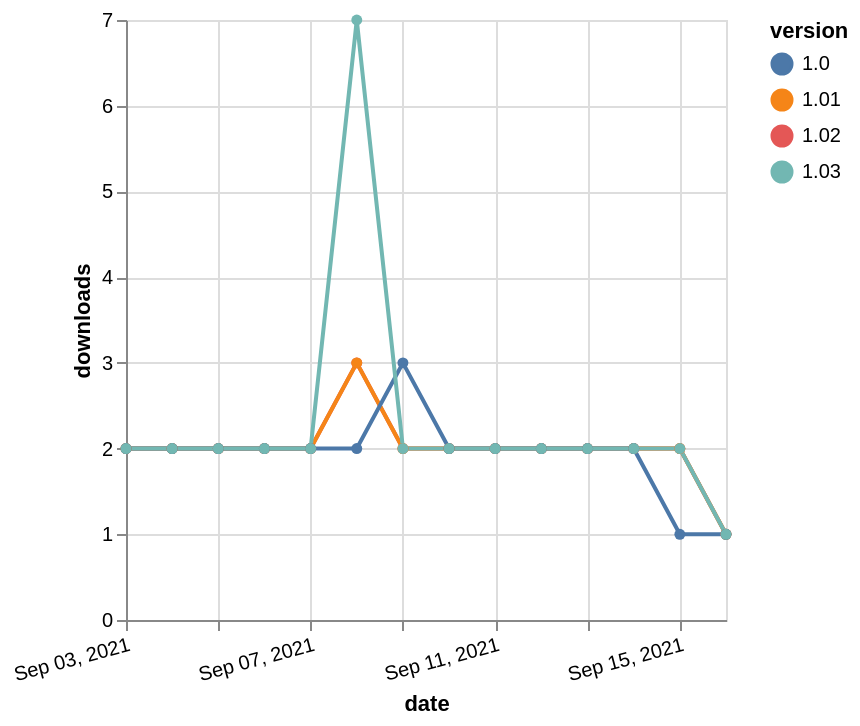

Vega-Lite specification stored for this chart:
### Vega-Lite specification from a JSON file in a GitHub repository (floating-point values rounded to 4 significant figures)
{"$schema": "https://vega.github.io/schema/vega-lite/v5.json", "description": "A simple bar chart with embedded data.", "data": {"values": [{"date": "2021-09-03", "total": 2505, "delta": 2, "version": "1.02"}, {"date": "2021-09-04", "total": 2507, "delta": 2, "version": "1.02"}, {"date": "2021-09-05", "total": 2509, "delta": 2, "version": "1.02"}, {"date": "2021-09-06", "total": 2511, "delta": 2, "version": "1.02"}, {"date": "2021-09-07", "total": 2513, "delta": 2, "version": "1.02"}, {"date": "2021-09-08", "total": 2516, "delta": 3, "version": "1.02"}, {"date": "2021-09-09", "total": 2518, "delta": 2, "version": "1.02"}, {"date": "2021-09-10", "total": 2520, "delta": 2, "version": "1.02"}, {"date": "2021-09-11", "total": 2522, "delta": 2, "version": "1.02"}, {"date": "2021-09-12", "total": 2524, "delta": 2, "version": "1.02"}, {"date": "2021-09-13", "total": 2526, "delta": 2, "version": "1.02"}, {"date": "2021-09-14", "total": 2528, "delta": 2, "version": "1.02"}, {"date": "2021-09-15", "total": 2530, "delta": 2, "version": "1.02"}, {"date": "2021-09-16", "total": 2531, "delta": 1, "version": "1.02"}, {"date": "2021-09-03", "total": 2495, "delta": 2, "version": "1.01"}, {"date": "2021-09-04", "total": 2497, "delta": 2, "version": "1.01"}, {"date": "2021-09-05", "total": 2499, "delta": 2, "version": "1.01"}, {"date": "2021-09-06", "total": 2501, "delta": 2, "version": "1.01"}, {"date": "2021-09-07", "total": 2503, "delta": 2, "version": "1.01"}, {"date": "2021-09-08", "total": 2506, "delta": 3, "version": "1.01"}, {"date": "2021-09-09", "total": 2508, "delta": 2, "version": "1.01"}, {"date": "2021-09-10", "total": 2510, "delta": 2, "version": "1.01"}, {"date": "2021-09-11", "total": 2512, "delta": 2, "version": "1.01"}, {"date": "2021-09-12", "total": 2514, "delta": 2, "version": "1.01"}, {"date": "2021-09-13", "total": 2516, "delta": 2, "version": "1.01"}, {"date": "2021-09-14", "total": 2518, "delta": 2, "version": "1.01"}, {"date": "2021-09-15", "total": 2520, "delta": 2, "version": "1.01"}, {"date": "2021-09-16", "total": 2521, "delta": 1, "version": "1.01"}, {"date": "2021-09-03", "total": 2487, "delta": 2, "version": "1.0"}, {"date": "2021-09-04", "total": 2489, "delta": 2, "version": "1.0"}, {"date": "2021-09-05", "total": 2491, "delta": 2, "version": "1.0"}, {"date": "2021-09-06", "total": 2493, "delta": 2, "version": "1.0"}, {"date": "2021-09-07", "total": 2495, "delta": 2, "version": "1.0"}, {"date": "2021-09-08", "total": 2497, "delta": 2, "version": "1.0"}, {"date": "2021-09-09", "total": 2500, "delta": 3, "version": "1.0"}, {"date": "2021-09-10", "total": 2502, "delta": 2, "version": "1.0"}, {"date": "2021-09-11", "total": 2504, "delta": 2, "version": "1.0"}, {"date": "2021-09-12", "total": 2506, "delta": 2, "version": "1.0"}, {"date": "2021-09-13", "total": 2508, "delta": 2, "version": "1.0"}, {"date": "2021-09-14", "total": 2510, "delta": 2, "version": "1.0"}, {"date": "2021-09-15", "total": 2511, "delta": 1, "version": "1.0"}, {"date": "2021-09-16", "total": 2512, "delta": 1, "version": "1.0"}, {"date": "2021-09-03", "total": 2815, "delta": 2, "version": "1.03"}, {"date": "2021-09-04", "total": 2817, "delta": 2, "version": "1.03"}, {"date": "2021-09-05", "total": 2819, "delta": 2, "version": "1.03"}, {"date": "2021-09-06", "total": 2821, "delta": 2, "version": "1.03"}, {"date": "2021-09-07", "total": 2823, "delta": 2, "version": "1.03"}, {"date": "2021-09-08", "total": 2830, "delta": 7, "version": "1.03"}, {"date": "2021-09-09", "total": 2832, "delta": 2, "version": "1.03"}, {"date": "2021-09-10", "total": 2834, "delta": 2, "version": "1.03"}, {"date": "2021-09-11", "total": 2836, "delta": 2, "version": "1.03"}, {"date": "2021-09-12", "total": 2838, "delta": 2, "version": "1.03"}, {"date": "2021-09-13", "total": 2840, "delta": 2, "version": "1.03"}, {"date": "2021-09-14", "total": 2842, "delta": 2, "version": "1.03"}, {"date": "2021-09-15", "total": 2844, "delta": 2, "version": "1.03"}, {"date": "2021-09-16", "total": 2845, "delta": 1, "version": "1.03"}]}, "width": "container", "mark": {"type": "line", "point": {"filled": true}}, "encoding": {"x": {"field": "date", "type": "temporal", "timeUnit": "yearmonthdate", "title": "date", "axis": {"labelAngle": -15}}, "y": {"field": "delta", "type": "quantitative", "title": "downloads"}, "color": {"field": "version", "type": "nominal"}, "tooltip": {"field": "delta"}}}
